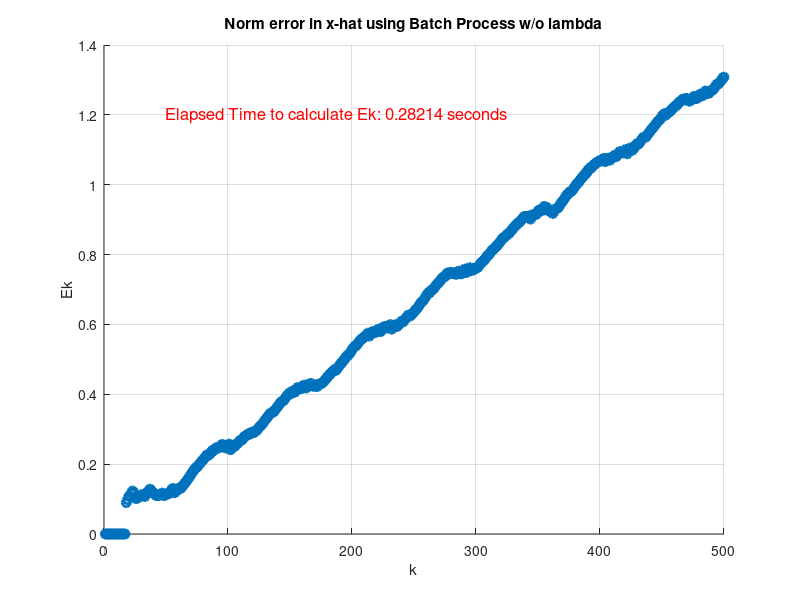

MATLAB code for this plot: (Note: this script raises an error after producing the figure.)
clear;
load('DataHW5_Prob5.mat');

S = eye(3);
lam = 0.98;


tic;
nFinder = [transpose(C{1})];
for i = 2:1:N 
    if rank([nFinder, transpose(C{i})]) == size([nFinder, transpose(C{i})],2)
        nFinder = [nFinder, transpose(C{i})];
    end
end
n = rank(nFinder);

%Ek using batch solution w/o lambda----------------------------------------
xHat = {0};
for k = n:1:N
    A = vertcat(C{1:k});
    % Rk = [];
    % for i = 1:1:k
    %     Rk = blkdiag(Rk, (lam^(k-i)) * S);
    % end
    Rk = eye;
    %xHat{k} = ((transpose(A) * eye(k) * A)^(-1)) * (transpose(A) * eye(k) * A);
    xHat{k} = ((transpose(A) * Rk * A)^(-1)) * (transpose(A) * Rk * vertcat(y{1:k}));
end
E1(1:n-1,1) = 0;
for k = n:1:N
    E1(k) = norm(xHat{k} - x_actual{k});
end
elapsedTime0 = toc;
%disp(['Elapsed Time to calculate Ek: ' num2str(elapsedTime1) ' seconds']);
% Plotting E{k} vs k
figure;  % Create a new figure window
scatter((1:1:N), E1, 'LineWidth', 2);  % Plot the data with a specified line width

% Customize the plot
msg = ['Elapsed Time to calculate Ek: ' num2str(elapsedTime0) ' seconds'];
text(50, 1.2, msg, 'FontSize', 12, 'Color', 'red');
title('Norm error in x-hat using Batch Process w/o lambda');
xlabel('k');        % Label for the x-axis
ylabel('E{k}');     % Label for the y-axis
grid on;            % Display grid lines


%Ek using batch solution w/ lambda-----------------------------------------
xHat = {0};
for k = n:1:N
    A = vertcat(C{1:k});
    % Rk = [];
    % for i = 1:1:k
    %     Rk = blkdiag(Rk, (lam^(k-i)) * S);
    % end
    Rk = rKcalc(k, lam, S);
    %xHat{k} = ((transpose(A) * eye(k) * A)^(-1)) * (transpose(A) * eye(k) * A);
    xHat{k} = ((transpose(A) * Rk * A)^(-1)) * (transpose(A) * Rk * vertcat(y{1:k}));
end
E1(1:n-1,1) = 0;
for k = n:1:N
    E1(k) = norm(xHat{k} - x_actual{k});
end
elapsedTime1 = toc;
%disp(['Elapsed Time to calculate Ek: ' num2str(elapsedTime1) ' seconds']);
% Plotting E{k} vs k
figure;  % Create a new figure window
scatter((1:1:N), E1, 'LineWidth', 2);  % Plot the data with a specified line width

% Customize the plot
msg = ['Elapsed Time to calculate Ek: ' num2str(elapsedTime1) ' seconds'];
text(250, 0.15, msg, 'FontSize', 12, 'Color', 'red');
title('Norm error in x-hat using Batch Process w/ lambda');
xlabel('k');        % Label for the x-axis
ylabel('E{k}');     % Label for the y-axis
grid on;            % Display grid lines

%Ek using RLS w/o MIL solution---------------------------------------------
tic;
[xHat_rlswmil, ~, ~, ~] = rlswomil(500, C, eye, y, lam);
E2(1:n-1,1) = 0;
for k = n:1:N
    E2(k) = norm(xHat_rlswmil{k} - x_actual{k});
end
elapsedTime2 = toc;
%disp(['Elapsed Time to calculate Ek: ' num2str(elapsedTime2) ' seconds']);
% Plotting E{k} vs k
figure;  % Create a new figure window
scatter((1:1:N), E2, 'LineWidth', 2);  % Plot the data with a specified line width

% Customize the plot
msg = ['Elapsed Time to calculate Ek: ' num2str(elapsedTime2) ' seconds'];
text(100, 1400, msg, 'FontSize', 12, 'Color', 'red');
title('Norm error in x-hat using RLS w/o MIL w/ lambda');
xlabel('k');        % Label for the x-axis
ylabel('E{k}');     % Label for the y-axis
grid on;            % Display grid lines


disp(['Calculation using batch = ' num2str(elapsedTime0)]);
disp(['Calculation using batch = ' num2str(elapsedTime1)]);
disp(['Calculation using batch = ' num2str(elapsedTime2)]);

%--------------------------------------------------------------------------

%Function to define the Euclidean Norm
function scalar = eucNorm(ip1)
    sum = 0;
    for i=1:1:size(ip1,1)
        sum = sum + ip1(i,1)^2;
    end
    scalar = sqrt(sum);
end

%Function to recursively calculate xHat w/o Matrix Inversion Lemma
function [resXHat, Qk, Ck, Yk, Rk] = rlswomil(k, C, S, Y, lam)
    if k == 1
        Rk = eye(3);
        Qk = transpose(C{1}) * Rk * C{1};
        resXHat{1} = inv(Qk) * transpose(C{1}) * Rk * Y{1};
        Ck = C{1};
        Yk = Y{1};
    else 
        [resXHat, Qk_1, Ck_1, Yk_1, Rk_1] = rlswomil(k-1,C,S,Y, lam);
        Ck = vertcat(Ck_1, C{k});
        Yk = vertcat(Yk_1, Y{k});
        Rk = blkdiag(lam * Rk_1, eye(3));
        Qk = Qk_1 + (transpose(Ck) * Rk * Ck);
        resXHat{k} = resXHat{k-1} + inv(Qk) * transpose(Ck) * Rk * (Yk - Ck * resXHat{k-1});
    end
end

%Function to recursively calculate Rk
function Rk = rKcalc(k, lam, S)
    if(k == 1)
        Rk =  (lam^(k-1)) * S;
    else
        Rk = blkdiag((lam^(k-1)) * S, rKcalc(k-1, lam, S));
    end
end